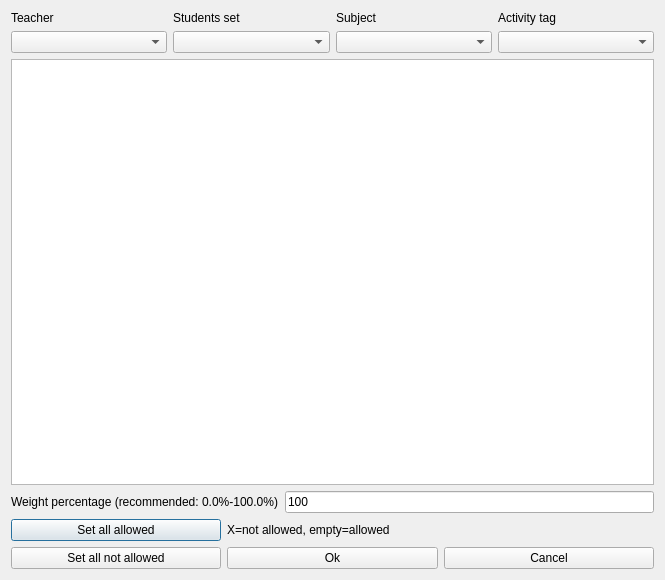
<?xml version="1.0" encoding="UTF-8"?>
<ui version="4.0">
 <class>ModifyConstraintActivitiesPreferredTimeSlotsForm_template</class>
 <widget class="QDialog" name="ModifyConstraintActivitiesPreferredTimeSlotsForm_template">
  <property name="geometry">
   <rect>
    <x>0</x>
    <y>0</y>
    <width>665</width>
    <height>580</height>
   </rect>
  </property>
  <property name="windowTitle">
   <string extracomment="This is the title of the dialog to modify a constraint of this type">Modify activities preferred time slots</string>
  </property>
  <layout class="QGridLayout" name="gridLayout_2">
   <item row="0" column="0">
    <layout class="QGridLayout" name="filterGridLayout">
     <item row="1" column="0">
      <widget class="QComboBox" name="teachersComboBox"/>
     </item>
     <item row="1" column="3">
      <widget class="QComboBox" name="activityTagsComboBox"/>
     </item>
     <item row="1" column="2">
      <widget class="QComboBox" name="subjectsComboBox"/>
     </item>
     <item row="0" column="3">
      <widget class="QLabel" name="activityTagsTextLabel">
       <property name="text">
        <string>Activity tag</string>
       </property>
       <property name="wordWrap">
        <bool>false</bool>
       </property>
      </widget>
     </item>
     <item row="0" column="0">
      <widget class="QLabel" name="teachersTextLabel">
       <property name="text">
        <string>Teacher</string>
       </property>
       <property name="wordWrap">
        <bool>false</bool>
       </property>
      </widget>
     </item>
     <item row="1" column="1">
      <widget class="QComboBox" name="studentsComboBox"/>
     </item>
     <item row="0" column="1">
      <widget class="QLabel" name="studentsTextLabel">
       <property name="text">
        <string>Students set</string>
       </property>
       <property name="wordWrap">
        <bool>false</bool>
       </property>
      </widget>
     </item>
     <item row="0" column="2">
      <widget class="QLabel" name="subjectsTextLabel">
       <property name="text">
        <string>Subject</string>
       </property>
       <property name="wordWrap">
        <bool>false</bool>
       </property>
      </widget>
     </item>
    </layout>
   </item>
   <item row="1" column="0">
    <widget class="QTableWidget" name="preferredTimesTable"/>
   </item>
   <item row="2" column="0">
    <layout class="QHBoxLayout" name="weightBoxLayout">
     <item>
      <widget class="QLabel" name="weightTextLabel">
       <property name="frameShape">
        <enum>QFrame::NoFrame</enum>
       </property>
       <property name="frameShadow">
        <enum>QFrame::Plain</enum>
       </property>
       <property name="text">
        <string>Weight percentage (recommended: 0.0%-100.0%)</string>
       </property>
       <property name="wordWrap">
        <bool>false</bool>
       </property>
      </widget>
     </item>
     <item>
      <widget class="QLineEdit" name="weightLineEdit">
       <property name="text">
        <string notr="true">100</string>
       </property>
      </widget>
     </item>
    </layout>
   </item>
   <item row="3" column="0">
    <layout class="QGridLayout" name="buttonsGridLayout">
     <item row="0" column="0">
      <widget class="QPushButton" name="setAllAllowedPushButton">
       <property name="text">
        <string comment="It refers to time slots">Set all allowed</string>
       </property>
      </widget>
     </item>
     <item row="0" column="1" colspan="2">
      <widget class="QLabel" name="label">
       <property name="text">
        <string extracomment="This is an explanation in a dialog for a constraint. It says that symbol X means that this slot is not allowed, and an empty cell means that the slot is allowed">X=not allowed, empty=allowed</string>
       </property>
      </widget>
     </item>
     <item row="1" column="0">
      <widget class="QPushButton" name="setAllNotAllowedPushButton">
       <property name="text">
        <string comment="It refers to time slots">Set all not allowed</string>
       </property>
      </widget>
     </item>
     <item row="1" column="1">
      <widget class="QPushButton" name="okPushButton">
       <property name="text">
        <string>Ok</string>
       </property>
      </widget>
     </item>
     <item row="1" column="2">
      <widget class="QPushButton" name="cancelPushButton">
       <property name="text">
        <string>Cancel</string>
       </property>
      </widget>
     </item>
    </layout>
   </item>
  </layout>
 </widget>
 <layoutdefault spacing="6" margin="11"/>
 <resources/>
 <connections/>
</ui>
